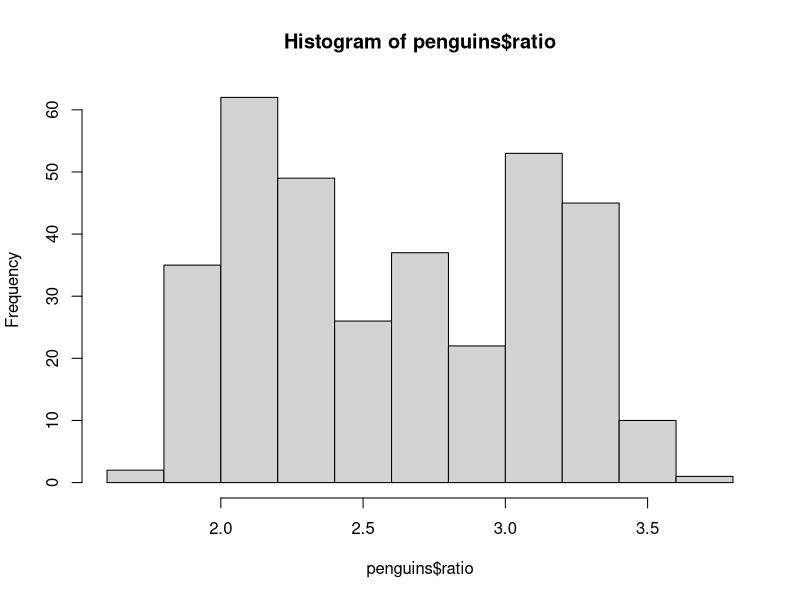

R code for this plot:
## ---- chunk 1
birthdays <- seq(1, 365)
## ---- chunk 2
set.seed(569)
sample_5 <- sample(birthdays, size = 5, replace = TRUE)
sample_10 <- sample(birthdays, size = 10, replace = TRUE)
sample_20 <- sample(birthdays, size = 20, replace = TRUE)
sample_30 <- sample(birthdays, size = 30, replace = TRUE)
sample_50 <- sample(birthdays, size = 50, replace = TRUE)
sample_100 <- sample(birthdays, size = 100, replace = TRUE)
## ---- chunk 3
  sample_list <- list(sample_5, sample_10, sample_20, sample_30, sample_50, sample_100)
    
  for (i in 1:length(sample_list)) {
  my_sample <- sample_list[[i]]

  unique_sample <- unique(my_sample)
  
  if (length(unique_sample) < length(my_sample)) {
    cat("There are repeated values in sample", i, "\n")
  } else {
    cat("There are no repeated values in sample", i, "\n")
  }
}
## ---- chunk 4
# load palmer penguins package
library(palmerpenguins)

# open penguins data as a data frame
data(penguins)
penguins <- as.data.frame(penguins)
## ---- chunk 5
    mean_body_mass <- mean(penguins$body_mass_g, na.rm = TRUE)
    mean_body_mass
## ---- chunk 6
    max_flipper_length <- max(penguins$flipper_length_mm, na.rm = TRUE)
    max_flipper_length
## ---- chunk 7
    # YOUR CODE HERE
    penguins$ratio <- penguins$bill_length_mm/ penguins$bill_depth_mm
    hist(penguins$ratio, na.rm = TRUE)
